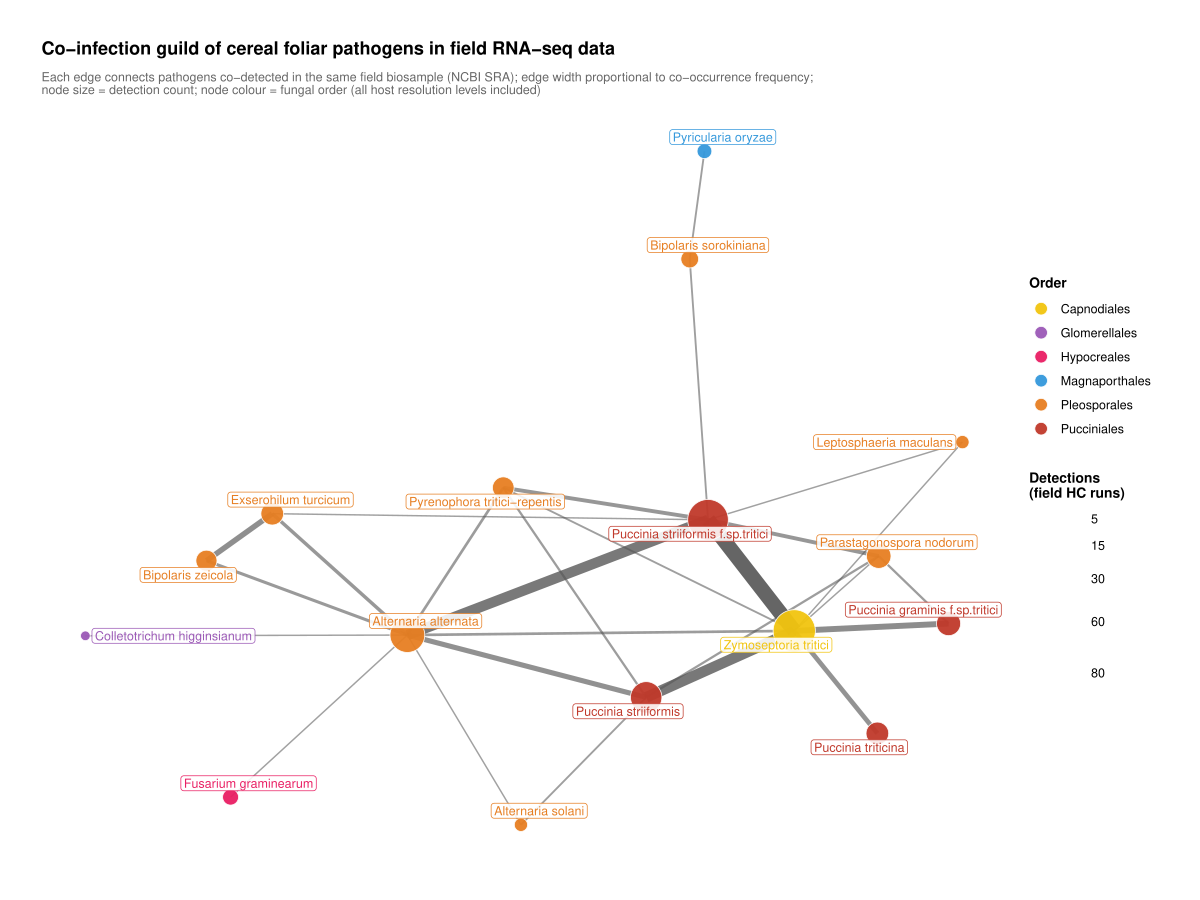

R code for this plot:
#!/usr/bin/env Rscript
# figure/guilds/wheat_cluster_plain.R — plain cereal cluster, no host hulls.
# Uses unfiltered runs (including broad-clade/unresolved hosts).
# Run from crypt/: Rscript figure/guilds/wheat_cluster_plain.R

library(igraph)
library(ggraph)
library(ggplot2)
library(dplyr)

NODES_TSV <- "output/figures/guilds/field_hc_all_nodes.tsv"
EDGES_TSV <- "output/figures/guilds/field_hc_all_edges.tsv"
OUT_PDF   <- "output/figures/guilds/wheat_cluster_plain.pdf"
OUT_PNG   <- "output/figures/guilds/wheat_cluster_plain.png"

# ── Colour palettes ───────────────────────────────────────────────────────────

ORDER_COLS <- c(
  Pucciniales    = "#c0392b",
  Pleosporales   = "#e67e22",
  Capnodiales    = "#f1c40f",
  Hypocreales    = "#e91e63",
  Glomerellales  = "#9b59b6",
  Magnaporthales = "#3498db",
  Unknown        = "#95a5a6"
)

ORDER_MAP <- c(
  "Alternaria alternata"              = "Pleosporales",
  "Alternaria solani"                 = "Pleosporales",
  "Bipolaris sorokiniana"             = "Pleosporales",
  "Bipolaris zeicola"                 = "Pleosporales",
  "Colletotrichum higginsianum"       = "Glomerellales",
  "Exserohilum turcicum"              = "Pleosporales",
  "Fusarium graminearum"              = "Hypocreales",
  "Leptosphaeria maculans"            = "Pleosporales",
  "Parastagonospora nodorum"          = "Pleosporales",
  "Puccinia graminis f. sp. tritici"  = "Pucciniales",
  "Puccinia striiformis"              = "Pucciniales",
  "Puccinia striiformis f. sp. tritici" = "Pucciniales",
  "Puccinia triticina"                = "Pucciniales",
  "Pyrenophora tritici-repentis"      = "Pleosporales",
  "Pyricularia oryzae"                = "Magnaporthales",
  "Zymoseptoria tritici"              = "Capnodiales"
)

EXCLUDE_NODES <- c("Listeria monocytogenes", "Plasmopara viticola")

# ── Layout helper ─────────────────────────────────────────────────────────────

stretch_center <- function(layout, power = 0.60) {
  xy     <- as.matrix(layout[, c("x", "y")])
  center <- colMeans(xy)
  delta  <- sweep(xy, 2, center)
  dist   <- sqrt(rowSums(delta^2))
  dist[dist < 1e-9] <- 1e-9
  scale  <- dist^(power - 1)
  xy_new <- sweep(delta * scale, 2, center, "+")
  layout$x <- xy_new[, 1]
  layout$y <- xy_new[, 2]
  layout
}

# ── Load & build graph ────────────────────────────────────────────────────────

nodes <- read.delim(NODES_TSV, stringsAsFactors = FALSE)
edges <- read.delim(EDGES_TSV, stringsAsFactors = FALSE)

nodes_in_edges <- unique(c(edges$node1, edges$node2))
nodes <- nodes |> filter(name %in% nodes_in_edges, !name %in% EXCLUDE_NODES)
edges <- edges |> filter(!node1 %in% EXCLUDE_NODES, !node2 %in% EXCLUDE_NODES)

nodes$order <- ORDER_MAP[nodes$name]
nodes$order[is.na(nodes$order)] <- "Unknown"

g <- graph_from_data_frame(d = edges, vertices = nodes, directed = FALSE)

# ── Largest connected component ───────────────────────────────────────────────

comps   <- components(g)
biggest <- which.max(comps$csize)
g_wheat <- induced_subgraph(g, which(comps$membership == biggest))

cat(sprintf("Largest component: %d nodes, %d edges\n", vcount(g_wheat), ecount(g_wheat)))

shorten <- function(x) gsub("f\\. sp\\. ", "f.sp.", x)
V(g_wheat)$label <- shorten(V(g_wheat)$name)
V(g_wheat)$order <- nodes$order[match(V(g_wheat)$name, nodes$name)]

# ── Layout ─────────────────────────────────────────────────────────────────────

set.seed(42)
layout <- create_layout(g_wheat, layout = "fr")
layout <- stretch_center(layout, power = 0.60)

# ── Plot ───────────────────────────────────────────────────────────────────────

p <- ggraph(layout) +
  geom_edge_link(
    aes(width = weight, alpha = weight),
    colour      = "#555555",
    show.legend = FALSE
  ) +
  scale_edge_width(range = c(0.5, 5),  guide = "none") +
  scale_edge_alpha(range = c(0.55, 0.90), guide = "none") +
  geom_node_point(
    aes(size = total, fill = order),
    shape = 21, colour = "white", stroke = 0.4, alpha = 0.95
  ) +
  geom_node_label(
    aes(label = label, colour = order),
    size          = 3.0,
    label.padding = unit(0.15, "lines"),
    fill          = "white",
    alpha         = 0.88,
    repel         = TRUE,
    max.overlaps  = 40,
    show.legend   = FALSE
  ) +
  scale_fill_manual(values = ORDER_COLS, name = "Order",
                    guide = guide_legend(order = 1,
                      override.aes = list(size = 4, shape = 21,
                                          stroke = 0.4))) +
  scale_colour_manual(values = ORDER_COLS, guide = "none") +
  scale_size_continuous(
    name   = "Detections\n(field HC runs)",
    range  = c(3, 14),
    breaks = c(5, 15, 30, 60, 80),
    guide  = guide_legend(order = 2)
  ) +
  labs(
    title    = "Co-infection guild of cereal foliar pathogens in field RNA-seq data",
    subtitle = paste0(
      "Each edge connects pathogens co-detected in the same field biosample",
      " (NCBI SRA); edge width proportional to co-occurrence frequency;\n",
      "node size = detection count; node colour = fungal order",
      " (all host resolution levels included)"
    )
  ) +
  theme_graph(base_family = "sans") +
  theme(
    legend.position = "right",
    plot.title      = element_text(size = 13, face = "bold"),
    plot.subtitle   = element_text(size = 8.5, colour = "grey40"),
    legend.text     = element_text(size = 9),
    legend.title    = element_text(size = 10, face = "bold")
  )

ggsave(OUT_PDF, p, width = 12, height = 9)
ggsave(OUT_PNG, p, width = 12, height = 9, dpi = 250)
cat(sprintf("Written: %s\n", OUT_PNG))
